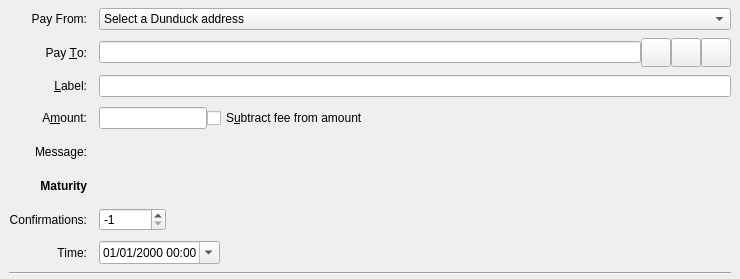
<?xml version="1.0" encoding="UTF-8"?>
<ui version="4.0">
 <class>SendFuturesEntry</class>
 <widget class="QStackedWidget" name="SendFuturesEntry">
  <property name="geometry">
   <rect>
    <x>0</x>
    <y>0</y>
    <width>740</width>
    <height>279</height>
   </rect>
  </property>
  <property name="focusPolicy">
   <enum>Qt::TabFocus</enum>
  </property>
  <property name="autoFillBackground">
   <bool>false</bool>
  </property>
  <widget class="QFrame" name="SendFutures">
   <property name="toolTip">
    <string>This is a future payment.</string>
   </property>
   <property name="frameShape">
    <enum>QFrame::NoFrame</enum>
   </property>
   <layout class="QGridLayout" name="gridLayout">
    <property name="topMargin">
     <number>8</number>
    </property>
    <property name="bottomMargin">
     <number>4</number>
    </property>
    <property name="horizontalSpacing">
     <number>12</number>
    </property>
    <property name="verticalSpacing">
     <number>8</number>
    </property>
    <item row="5" column="0">
     <widget class="QLabel" name="messageLabel">
      <property name="text">
       <string>Message:</string>
      </property>
      <property name="alignment">
       <set>Qt::AlignRight|Qt::AlignTrailing|Qt::AlignVCenter</set>
      </property>
     </widget>
    </item>
    <item row="0" column="0">
     <widget class="QLabel" name="payFromLabel">
      <property name="text">
       <string>Pay From:</string>
      </property>
      <property name="alignment">
       <set>Qt::AlignRight|Qt::AlignTrailing|Qt::AlignVCenter</set>
      </property>
     </widget>
    </item>
    <item row="3" column="1">
     <widget class="QLineEdit" name="addAsLabel">
      <property name="toolTip">
       <string>Enter a label for this address to add it to the list of used addresses</string>
      </property>
     </widget>
    </item>
    <item row="2" column="1">
     <layout class="QHBoxLayout" name="payToLayout">
      <property name="spacing">
       <number>0</number>
      </property>
      <item>
       <widget class="QValidatedLineEdit" name="payTo">
        <property name="toolTip">
         <string>The Dunduck address to send the future payment to</string>
        </property>
       </widget>
      </item>
      <item>
       <widget class="QToolButton" name="addressBookButton">
        <property name="toolTip">
         <string>Choose previously used address</string>
        </property>
        <property name="text">
         <string/>
        </property>
        <property name="iconSize">
         <size>
          <width>22</width>
          <height>22</height>
         </size>
        </property>
        <property name="shortcut">
         <string>Alt+A</string>
        </property>
       </widget>
      </item>
      <item>
       <widget class="QToolButton" name="pasteButton">
        <property name="toolTip">
         <string>Paste address from clipboard</string>
        </property>
        <property name="text">
         <string/>
        </property>
        <property name="iconSize">
         <size>
          <width>22</width>
          <height>22</height>
         </size>
        </property>
        <property name="shortcut">
         <string>Alt+P</string>
        </property>
       </widget>
      </item>
      <item>
       <widget class="QToolButton" name="deleteButton">
        <property name="toolTip">
         <string>Remove this entry</string>
        </property>
        <property name="text">
         <string/>
        </property>
        <property name="iconSize">
         <size>
          <width>22</width>
          <height>22</height>
         </size>
        </property>
       </widget>
      </item>
     </layout>
    </item>
    <item row="2" column="0">
     <widget class="QLabel" name="payToLabel">
      <property name="text">
       <string>Pay &amp;To:</string>
      </property>
      <property name="alignment">
       <set>Qt::AlignRight|Qt::AlignTrailing|Qt::AlignVCenter</set>
      </property>
      <property name="buddy">
       <cstring>payTo</cstring>
      </property>
     </widget>
    </item>
    <item row="0" column="1">
     <layout class="QHBoxLayout" name="futuresControlLayout">
      <item>
       <widget class="QComboBox" name="payFrom">
        <property name="sizePolicy">
         <sizepolicy hsizetype="Expanding" vsizetype="Fixed">
          <horstretch>0</horstretch>
          <verstretch>0</verstretch>
         </sizepolicy>
        </property>
        <property name="toolTip">
         <string>The Dunduck address to fund the future transaction</string>
        </property>
        <property name="currentText">
         <string>Select a Dunduck address</string>
        </property>
        <property name="currentIndex">
         <number>0</number>
        </property>
        <item>
         <property name="text">
          <string>Select a Dunduck address</string>
         </property>
        </item>
       </widget>
      </item>
     </layout>
    </item>
    <item row="8" column="1">
     <layout class="QHBoxLayout" name="horizontalLayout">
      <item>
       <widget class="QSpinBox" name="ftxMaturity">
        <property name="sizePolicy">
         <sizepolicy hsizetype="Maximum" vsizetype="Maximum">
          <horstretch>0</horstretch>
          <verstretch>0</verstretch>
         </sizepolicy>
        </property>
        <property name="toolTip">
         <string>Mature at number confirmations</string>
        </property>
        <property name="minimum">
         <number>-1</number>
        </property>
        <property name="maximum">
         <number>999999999</number>
        </property>
        <property name="value">
         <number>-1</number>
        </property>
       </widget>
      </item>
      <item>
       <spacer name="horizontalSpacer">
        <property name="orientation">
         <enum>Qt::Horizontal</enum>
        </property>
        <property name="sizeHint" stdset="0">
         <size>
          <width>40</width>
          <height>20</height>
         </size>
        </property>
       </spacer>
      </item>
      <item>
       <widget class="QLineEdit" name="ftxLockTimeField">
        <property name="sizePolicy">
         <sizepolicy hsizetype="Ignored" vsizetype="Ignored">
          <horstretch>0</horstretch>
          <verstretch>0</verstretch>
         </sizepolicy>
        </property>
       </widget>
      </item>
     </layout>
    </item>
    <item row="8" column="0">
     <widget class="QLabel" name="ftxMaturityLabel">
      <property name="sizePolicy">
       <sizepolicy hsizetype="Preferred" vsizetype="Preferred">
        <horstretch>0</horstretch>
        <verstretch>0</verstretch>
       </sizepolicy>
      </property>
      <property name="text">
       <string>Confirmations:</string>
      </property>
      <property name="alignment">
       <set>Qt::AlignRight|Qt::AlignTrailing|Qt::AlignVCenter</set>
      </property>
      <property name="margin">
       <number>0</number>
      </property>
     </widget>
    </item>
    <item row="11" column="0" colspan="2">
     <widget class="Line" name="line">
      <property name="orientation">
       <enum>Qt::Horizontal</enum>
      </property>
     </widget>
    </item>
    <item row="4" column="0">
     <widget class="QLabel" name="amountLabel">
      <property name="text">
       <string>A&amp;mount:</string>
      </property>
      <property name="alignment">
       <set>Qt::AlignRight|Qt::AlignTrailing|Qt::AlignVCenter</set>
      </property>
      <property name="buddy">
       <cstring>payAmount</cstring>
      </property>
     </widget>
    </item>
    <item row="7" column="0">
     <widget class="QLabel" name="maturityLabel">
      <property name="font">
       <font>
        <weight>75</weight>
        <bold>true</bold>
       </font>
      </property>
      <property name="text">
       <string>Maturity</string>
      </property>
      <property name="alignment">
       <set>Qt::AlignRight|Qt::AlignTrailing|Qt::AlignVCenter</set>
      </property>
     </widget>
    </item>
    <item row="3" column="0">
     <widget class="QLabel" name="labellLabel">
      <property name="text">
       <string>&amp;Label:</string>
      </property>
      <property name="alignment">
       <set>Qt::AlignRight|Qt::AlignTrailing|Qt::AlignVCenter</set>
      </property>
      <property name="buddy">
       <cstring>addAsLabel</cstring>
      </property>
     </widget>
    </item>
    <item row="5" column="1">
     <widget class="QLabel" name="messageTextLabel">
      <property name="toolTip">
       <string>A message that was attached to the dunduck: URI which will be stored with the transaction for your reference. Note: This message will not be sent over the Dunduck network.</string>
      </property>
      <property name="textFormat">
       <enum>Qt::PlainText</enum>
      </property>
     </widget>
    </item>
    <item row="9" column="1">
     <widget class="QDateTimeEdit" name="ftxLockTime">
      <property name="sizePolicy">
       <sizepolicy hsizetype="Maximum" vsizetype="Maximum">
        <horstretch>0</horstretch>
        <verstretch>0</verstretch>
       </sizepolicy>
      </property>
      <property name="toolTip">
       <string>Mature at date/time.</string>
      </property>
      <property name="currentSection">
       <enum>QDateTimeEdit::MonthSection</enum>
      </property>
      <property name="displayFormat">
       <string>MM/dd/yyyy hh:mm</string>
      </property>
      <property name="calendarPopup">
       <bool>true</bool>
      </property>
     </widget>
    </item>
    <item row="9" column="0">
     <widget class="QLabel" name="ftxLockTimeLabel">
      <property name="sizePolicy">
       <sizepolicy hsizetype="Preferred" vsizetype="Preferred">
        <horstretch>0</horstretch>
        <verstretch>0</verstretch>
       </sizepolicy>
      </property>
      <property name="text">
       <string>Time:</string>
      </property>
      <property name="alignment">
       <set>Qt::AlignRight|Qt::AlignTrailing|Qt::AlignVCenter</set>
      </property>
      <property name="margin">
       <number>0</number>
      </property>
      <property name="indent">
       <number>-1</number>
      </property>
     </widget>
    </item>
    <item row="4" column="1">
     <layout class="QHBoxLayout" name="horizontalLayoutAmount" stretch="0,1">
      <item>
       <widget class="BitcoinAmountField" name="payAmount"/>
      </item>
      <item>
       <widget class="QCheckBox" name="checkboxSubtractFeeFromAmount">
        <property name="sizePolicy">
         <sizepolicy hsizetype="Ignored" vsizetype="Ignored">
          <horstretch>0</horstretch>
          <verstretch>0</verstretch>
         </sizepolicy>
        </property>
        <property name="toolTip">
         <string>The fee will be deducted from the amount being sent. The recipient will receive a lower amount of Dunduck than you enter in the amount field. If multiple recipients are selected, the fee is split equally.</string>
        </property>
        <property name="text">
         <string>S&amp;ubtract fee from amount</string>
        </property>
       </widget>
      </item>
     </layout>
    </item>
   </layout>
  </widget>
  <widget class="QFrame" name="SendCoins_UnauthenticatedPaymentRequest">
   <property name="palette">
    <palette>
     <active>
      <colorrole role="WindowText">
       <brush brushstyle="SolidPattern">
        <color alpha="255">
         <red>0</red>
         <green>0</green>
         <blue>0</blue>
        </color>
       </brush>
      </colorrole>
      <colorrole role="Button">
       <brush brushstyle="SolidPattern">
        <color alpha="255">
         <red>255</red>
         <green>255</green>
         <blue>127</blue>
        </color>
       </brush>
      </colorrole>
      <colorrole role="Light">
       <brush brushstyle="SolidPattern">
        <color alpha="255">
         <red>255</red>
         <green>255</green>
         <blue>255</blue>
        </color>
       </brush>
      </colorrole>
      <colorrole role="Midlight">
       <brush brushstyle="SolidPattern">
        <color alpha="255">
         <red>255</red>
         <green>255</green>
         <blue>191</blue>
        </color>
       </brush>
      </colorrole>
      <colorrole role="Dark">
       <brush brushstyle="SolidPattern">
        <color alpha="255">
         <red>127</red>
         <green>127</green>
         <blue>63</blue>
        </color>
       </brush>
      </colorrole>
      <colorrole role="Mid">
       <brush brushstyle="SolidPattern">
        <color alpha="255">
         <red>170</red>
         <green>170</green>
         <blue>84</blue>
        </color>
       </brush>
      </colorrole>
      <colorrole role="Text">
       <brush brushstyle="SolidPattern">
        <color alpha="255">
         <red>0</red>
         <green>0</green>
         <blue>0</blue>
        </color>
       </brush>
      </colorrole>
      <colorrole role="BrightText">
       <brush brushstyle="SolidPattern">
        <color alpha="255">
         <red>255</red>
         <green>255</green>
         <blue>255</blue>
        </color>
       </brush>
      </colorrole>
      <colorrole role="ButtonText">
       <brush brushstyle="SolidPattern">
        <color alpha="255">
         <red>0</red>
         <green>0</green>
         <blue>0</blue>
        </color>
       </brush>
      </colorrole>
      <colorrole role="Base">
       <brush brushstyle="SolidPattern">
        <color alpha="255">
         <red>255</red>
         <green>255</green>
         <blue>255</blue>
        </color>
       </brush>
      </colorrole>
      <colorrole role="Window">
       <brush brushstyle="SolidPattern">
        <color alpha="255">
         <red>255</red>
         <green>255</green>
         <blue>127</blue>
        </color>
       </brush>
      </colorrole>
      <colorrole role="Shadow">
       <brush brushstyle="SolidPattern">
        <color alpha="255">
         <red>0</red>
         <green>0</green>
         <blue>0</blue>
        </color>
       </brush>
      </colorrole>
      <colorrole role="AlternateBase">
       <brush brushstyle="SolidPattern">
        <color alpha="255">
         <red>255</red>
         <green>255</green>
         <blue>191</blue>
        </color>
       </brush>
      </colorrole>
      <colorrole role="ToolTipBase">
       <brush brushstyle="SolidPattern">
        <color alpha="255">
         <red>255</red>
         <green>255</green>
         <blue>220</blue>
        </color>
       </brush>
      </colorrole>
      <colorrole role="ToolTipText">
       <brush brushstyle="SolidPattern">
        <color alpha="255">
         <red>0</red>
         <green>0</green>
         <blue>0</blue>
        </color>
       </brush>
      </colorrole>
     </active>
     <inactive>
      <colorrole role="WindowText">
       <brush brushstyle="SolidPattern">
        <color alpha="255">
         <red>0</red>
         <green>0</green>
         <blue>0</blue>
        </color>
       </brush>
      </colorrole>
      <colorrole role="Button">
       <brush brushstyle="SolidPattern">
        <color alpha="255">
         <red>255</red>
         <green>255</green>
         <blue>127</blue>
        </color>
       </brush>
      </colorrole>
      <colorrole role="Light">
       <brush brushstyle="SolidPattern">
        <color alpha="255">
         <red>255</red>
         <green>255</green>
         <blue>255</blue>
        </color>
       </brush>
      </colorrole>
      <colorrole role="Midlight">
       <brush brushstyle="SolidPattern">
        <color alpha="255">
         <red>255</red>
         <green>255</green>
         <blue>191</blue>
        </color>
       </brush>
      </colorrole>
      <colorrole role="Dark">
       <brush brushstyle="SolidPattern">
        <color alpha="255">
         <red>127</red>
         <green>127</green>
         <blue>63</blue>
        </color>
       </brush>
      </colorrole>
      <colorrole role="Mid">
       <brush brushstyle="SolidPattern">
        <color alpha="255">
         <red>170</red>
         <green>170</green>
         <blue>84</blue>
        </color>
       </brush>
      </colorrole>
      <colorrole role="Text">
       <brush brushstyle="SolidPattern">
        <color alpha="255">
         <red>0</red>
         <green>0</green>
         <blue>0</blue>
        </color>
       </brush>
      </colorrole>
      <colorrole role="BrightText">
       <brush brushstyle="SolidPattern">
        <color alpha="255">
         <red>255</red>
         <green>255</green>
         <blue>255</blue>
        </color>
       </brush>
      </colorrole>
      <colorrole role="ButtonText">
       <brush brushstyle="SolidPattern">
        <color alpha="255">
         <red>0</red>
         <green>0</green>
         <blue>0</blue>
        </color>
       </brush>
      </colorrole>
      <colorrole role="Base">
       <brush brushstyle="SolidPattern">
        <color alpha="255">
         <red>255</red>
         <green>255</green>
         <blue>255</blue>
        </color>
       </brush>
      </colorrole>
      <colorrole role="Window">
       <brush brushstyle="SolidPattern">
        <color alpha="255">
         <red>255</red>
         <green>255</green>
         <blue>127</blue>
        </color>
       </brush>
      </colorrole>
      <colorrole role="Shadow">
       <brush brushstyle="SolidPattern">
        <color alpha="255">
         <red>0</red>
         <green>0</green>
         <blue>0</blue>
        </color>
       </brush>
      </colorrole>
      <colorrole role="AlternateBase">
       <brush brushstyle="SolidPattern">
        <color alpha="255">
         <red>255</red>
         <green>255</green>
         <blue>191</blue>
        </color>
       </brush>
      </colorrole>
      <colorrole role="ToolTipBase">
       <brush brushstyle="SolidPattern">
        <color alpha="255">
         <red>255</red>
         <green>255</green>
         <blue>220</blue>
        </color>
       </brush>
      </colorrole>
      <colorrole role="ToolTipText">
       <brush brushstyle="SolidPattern">
        <color alpha="255">
         <red>0</red>
         <green>0</green>
         <blue>0</blue>
        </color>
       </brush>
      </colorrole>
     </inactive>
     <disabled>
      <colorrole role="WindowText">
       <brush brushstyle="SolidPattern">
        <color alpha="255">
         <red>127</red>
         <green>127</green>
         <blue>63</blue>
        </color>
       </brush>
      </colorrole>
      <colorrole role="Button">
       <brush brushstyle="SolidPattern">
        <color alpha="255">
         <red>255</red>
         <green>255</green>
         <blue>127</blue>
        </color>
       </brush>
      </colorrole>
      <colorrole role="Light">
       <brush brushstyle="SolidPattern">
        <color alpha="255">
         <red>255</red>
         <green>255</green>
         <blue>255</blue>
        </color>
       </brush>
      </colorrole>
      <colorrole role="Midlight">
       <brush brushstyle="SolidPattern">
        <color alpha="255">
         <red>255</red>
         <green>255</green>
         <blue>191</blue>
        </color>
       </brush>
      </colorrole>
      <colorrole role="Dark">
       <brush brushstyle="SolidPattern">
        <color alpha="255">
         <red>127</red>
         <green>127</green>
         <blue>63</blue>
        </color>
       </brush>
      </colorrole>
      <colorrole role="Mid">
       <brush brushstyle="SolidPattern">
        <color alpha="255">
         <red>170</red>
         <green>170</green>
         <blue>84</blue>
        </color>
       </brush>
      </colorrole>
      <colorrole role="Text">
       <brush brushstyle="SolidPattern">
        <color alpha="255">
         <red>127</red>
         <green>127</green>
         <blue>63</blue>
        </color>
       </brush>
      </colorrole>
      <colorrole role="BrightText">
       <brush brushstyle="SolidPattern">
        <color alpha="255">
         <red>255</red>
         <green>255</green>
         <blue>255</blue>
        </color>
       </brush>
      </colorrole>
      <colorrole role="ButtonText">
       <brush brushstyle="SolidPattern">
        <color alpha="255">
         <red>127</red>
         <green>127</green>
         <blue>63</blue>
        </color>
       </brush>
      </colorrole>
      <colorrole role="Base">
       <brush brushstyle="SolidPattern">
        <color alpha="255">
         <red>255</red>
         <green>255</green>
         <blue>127</blue>
        </color>
       </brush>
      </colorrole>
      <colorrole role="Window">
       <brush brushstyle="SolidPattern">
        <color alpha="255">
         <red>255</red>
         <green>255</green>
         <blue>127</blue>
        </color>
       </brush>
      </colorrole>
      <colorrole role="Shadow">
       <brush brushstyle="SolidPattern">
        <color alpha="255">
         <red>0</red>
         <green>0</green>
         <blue>0</blue>
        </color>
       </brush>
      </colorrole>
      <colorrole role="AlternateBase">
       <brush brushstyle="SolidPattern">
        <color alpha="255">
         <red>255</red>
         <green>255</green>
         <blue>127</blue>
        </color>
       </brush>
      </colorrole>
      <colorrole role="ToolTipBase">
       <brush brushstyle="SolidPattern">
        <color alpha="255">
         <red>255</red>
         <green>255</green>
         <blue>220</blue>
        </color>
       </brush>
      </colorrole>
      <colorrole role="ToolTipText">
       <brush brushstyle="SolidPattern">
        <color alpha="255">
         <red>0</red>
         <green>0</green>
         <blue>0</blue>
        </color>
       </brush>
      </colorrole>
     </disabled>
    </palette>
   </property>
   <property name="toolTip">
    <string>This is an unauthenticated payment request.</string>
   </property>
   <property name="autoFillBackground">
    <bool>true</bool>
   </property>
   <property name="frameShape">
    <enum>QFrame::NoFrame</enum>
   </property>
   <layout class="QGridLayout" name="gridLayout_is">
    <property name="spacing">
     <number>12</number>
    </property>
    <item row="0" column="0">
     <widget class="QLabel" name="payToLabel_is">
      <property name="text">
       <string>Pay To:</string>
      </property>
      <property name="alignment">
       <set>Qt::AlignRight|Qt::AlignTrailing|Qt::AlignVCenter</set>
      </property>
     </widget>
    </item>
    <item row="0" column="1">
     <layout class="QHBoxLayout" name="payToLayout_is">
      <property name="spacing">
       <number>0</number>
      </property>
      <item>
       <widget class="QLabel" name="payTo_is"/>
      </item>
      <item>
       <widget class="QToolButton" name="deleteButton_is">
        <property name="toolTip">
         <string>Remove this entry</string>
        </property>
        <property name="text">
         <string/>
        </property>
       </widget>
      </item>
     </layout>
    </item>
    <item row="1" column="0">
     <widget class="QLabel" name="memoLabel_is">
      <property name="text">
       <string>Memo:</string>
      </property>
      <property name="alignment">
       <set>Qt::AlignRight|Qt::AlignTrailing|Qt::AlignVCenter</set>
      </property>
     </widget>
    </item>
    <item row="1" column="1">
     <widget class="QLabel" name="memoTextLabel_is">
      <property name="textFormat">
       <enum>Qt::PlainText</enum>
      </property>
     </widget>
    </item>
    <item row="2" column="0">
     <widget class="QLabel" name="amountLabel_is">
      <property name="text">
       <string>A&amp;mount:</string>
      </property>
      <property name="alignment">
       <set>Qt::AlignRight|Qt::AlignTrailing|Qt::AlignVCenter</set>
      </property>
      <property name="buddy">
       <cstring>payAmount_is</cstring>
      </property>
     </widget>
    </item>
    <item row="2" column="1">
     <widget class="BitcoinAmountField" name="payAmount_is">
      <property name="acceptDrops">
       <bool>false</bool>
      </property>
     </widget>
    </item>
   </layout>
  </widget>
  <widget class="QFrame" name="SendCoins_AuthenticatedPaymentRequest">
   <property name="palette">
    <palette>
     <active>
      <colorrole role="WindowText">
       <brush brushstyle="SolidPattern">
        <color alpha="255">
         <red>0</red>
         <green>0</green>
         <blue>0</blue>
        </color>
       </brush>
      </colorrole>
      <colorrole role="Button">
       <brush brushstyle="SolidPattern">
        <color alpha="255">
         <red>140</red>
         <green>232</green>
         <blue>119</blue>
        </color>
       </brush>
      </colorrole>
      <colorrole role="Light">
       <brush brushstyle="SolidPattern">
        <color alpha="255">
         <red>230</red>
         <green>255</green>
         <blue>224</blue>
        </color>
       </brush>
      </colorrole>
      <colorrole role="Midlight">
       <brush brushstyle="SolidPattern">
        <color alpha="255">
         <red>185</red>
         <green>243</green>
         <blue>171</blue>
        </color>
       </brush>
      </colorrole>
      <colorrole role="Dark">
       <brush brushstyle="SolidPattern">
        <color alpha="255">
         <red>70</red>
         <green>116</green>
         <blue>59</blue>
        </color>
       </brush>
      </colorrole>
      <colorrole role="Mid">
       <brush brushstyle="SolidPattern">
        <color alpha="255">
         <red>93</red>
         <green>155</green>
         <blue>79</blue>
        </color>
       </brush>
      </colorrole>
      <colorrole role="Text">
       <brush brushstyle="SolidPattern">
        <color alpha="255">
         <red>0</red>
         <green>0</green>
         <blue>0</blue>
        </color>
       </brush>
      </colorrole>
      <colorrole role="BrightText">
       <brush brushstyle="SolidPattern">
        <color alpha="255">
         <red>155</red>
         <green>255</green>
         <blue>147</blue>
        </color>
       </brush>
      </colorrole>
      <colorrole role="ButtonText">
       <brush brushstyle="SolidPattern">
        <color alpha="255">
         <red>0</red>
         <green>0</green>
         <blue>0</blue>
        </color>
       </brush>
      </colorrole>
      <colorrole role="Base">
       <brush brushstyle="SolidPattern">
        <color alpha="255">
         <red>119</red>
         <green>255</green>
         <blue>233</blue>
        </color>
       </brush>
      </colorrole>
      <colorrole role="Window">
       <brush brushstyle="SolidPattern">
        <color alpha="255">
         <red>140</red>
         <green>232</green>
         <blue>119</blue>
        </color>
       </brush>
      </colorrole>
      <colorrole role="Shadow">
       <brush brushstyle="SolidPattern">
        <color alpha="255">
         <red>0</red>
         <green>0</green>
         <blue>0</blue>
        </color>
       </brush>
      </colorrole>
      <colorrole role="AlternateBase">
       <brush brushstyle="SolidPattern">
        <color alpha="255">
         <red>197</red>
         <green>243</green>
         <blue>187</blue>
        </color>
       </brush>
      </colorrole>
      <colorrole role="NoRole">
       <brush brushstyle="SolidPattern">
        <color alpha="255">
         <red>125</red>
         <green>194</green>
         <blue>122</blue>
        </color>
       </brush>
      </colorrole>
      <colorrole role="ToolTipBase">
       <brush brushstyle="SolidPattern">
        <color alpha="255">
         <red>255</red>
         <green>255</green>
         <blue>220</blue>
        </color>
       </brush>
      </colorrole>
      <colorrole role="ToolTipText">
       <brush brushstyle="SolidPattern">
        <color alpha="255">
         <red>0</red>
         <green>0</green>
         <blue>0</blue>
        </color>
       </brush>
      </colorrole>
     </active>
     <inactive>
      <colorrole role="WindowText">
       <brush brushstyle="SolidPattern">
        <color alpha="255">
         <red>0</red>
         <green>0</green>
         <blue>0</blue>
        </color>
       </brush>
      </colorrole>
      <colorrole role="Button">
       <brush brushstyle="SolidPattern">
        <color alpha="255">
         <red>140</red>
         <green>232</green>
         <blue>119</blue>
        </color>
       </brush>
      </colorrole>
      <colorrole role="Light">
       <brush brushstyle="SolidPattern">
        <color alpha="255">
         <red>230</red>
         <green>255</green>
         <blue>224</blue>
        </color>
       </brush>
      </colorrole>
      <colorrole role="Midlight">
       <brush brushstyle="SolidPattern">
        <color alpha="255">
         <red>185</red>
         <green>243</green>
         <blue>171</blue>
        </color>
       </brush>
      </colorrole>
      <colorrole role="Dark">
       <brush brushstyle="SolidPattern">
        <color alpha="255">
         <red>70</red>
         <green>116</green>
         <blue>59</blue>
        </color>
       </brush>
      </colorrole>
      <colorrole role="Mid">
       <brush brushstyle="SolidPattern">
        <color alpha="255">
         <red>93</red>
         <green>155</green>
         <blue>79</blue>
        </color>
       </brush>
      </colorrole>
      <colorrole role="Text">
       <brush brushstyle="SolidPattern">
        <color alpha="255">
         <red>0</red>
         <green>0</green>
         <blue>0</blue>
        </color>
       </brush>
      </colorrole>
      <colorrole role="BrightText">
       <brush brushstyle="SolidPattern">
        <color alpha="255">
         <red>155</red>
         <green>255</green>
         <blue>147</blue>
        </color>
       </brush>
      </colorrole>
      <colorrole role="ButtonText">
       <brush brushstyle="SolidPattern">
        <color alpha="255">
         <red>0</red>
         <green>0</green>
         <blue>0</blue>
        </color>
       </brush>
      </colorrole>
      <colorrole role="Base">
       <brush brushstyle="SolidPattern">
        <color alpha="255">
         <red>119</red>
         <green>255</green>
         <blue>233</blue>
        </color>
       </brush>
      </colorrole>
      <colorrole role="Window">
       <brush brushstyle="SolidPattern">
        <color alpha="255">
         <red>140</red>
         <green>232</green>
         <blue>119</blue>
        </color>
       </brush>
      </colorrole>
      <colorrole role="Shadow">
       <brush brushstyle="SolidPattern">
        <color alpha="255">
         <red>0</red>
         <green>0</green>
         <blue>0</blue>
        </color>
       </brush>
      </colorrole>
      <colorrole role="AlternateBase">
       <brush brushstyle="SolidPattern">
        <color alpha="255">
         <red>197</red>
         <green>243</green>
         <blue>187</blue>
        </color>
       </brush>
      </colorrole>
      <colorrole role="NoRole">
       <brush brushstyle="SolidPattern">
        <color alpha="255">
         <red>125</red>
         <green>194</green>
         <blue>122</blue>
        </color>
       </brush>
      </colorrole>
      <colorrole role="ToolTipBase">
       <brush brushstyle="SolidPattern">
        <color alpha="255">
         <red>255</red>
         <green>255</green>
         <blue>220</blue>
        </color>
       </brush>
      </colorrole>
      <colorrole role="ToolTipText">
       <brush brushstyle="SolidPattern">
        <color alpha="255">
         <red>0</red>
         <green>0</green>
         <blue>0</blue>
        </color>
       </brush>
      </colorrole>
     </inactive>
     <disabled>
      <colorrole role="WindowText">
       <brush brushstyle="SolidPattern">
        <color alpha="255">
         <red>70</red>
         <green>116</green>
         <blue>59</blue>
        </color>
       </brush>
      </colorrole>
      <colorrole role="Button">
       <brush brushstyle="SolidPattern">
        <color alpha="255">
         <red>140</red>
         <green>232</green>
         <blue>119</blue>
        </color>
       </brush>
      </colorrole>
      <colorrole role="Light">
       <brush brushstyle="SolidPattern">
        <color alpha="255">
         <red>230</red>
         <green>255</green>
         <blue>224</blue>
        </color>
       </brush>
      </colorrole>
      <colorrole role="Midlight">
       <brush brushstyle="SolidPattern">
        <color alpha="255">
         <red>185</red>
         <green>243</green>
         <blue>171</blue>
        </color>
       </brush>
      </colorrole>
      <colorrole role="Dark">
       <brush brushstyle="SolidPattern">
        <color alpha="255">
         <red>70</red>
         <green>116</green>
         <blue>59</blue>
        </color>
       </brush>
      </colorrole>
      <colorrole role="Mid">
       <brush brushstyle="SolidPattern">
        <color alpha="255">
         <red>93</red>
         <green>155</green>
         <blue>79</blue>
        </color>
       </brush>
      </colorrole>
      <colorrole role="Text">
       <brush brushstyle="SolidPattern">
        <color alpha="255">
         <red>70</red>
         <green>116</green>
         <blue>59</blue>
        </color>
       </brush>
      </colorrole>
      <colorrole role="BrightText">
       <brush brushstyle="SolidPattern">
        <color alpha="255">
         <red>155</red>
         <green>255</green>
         <blue>147</blue>
        </color>
       </brush>
      </colorrole>
      <colorrole role="ButtonText">
       <brush brushstyle="SolidPattern">
        <color alpha="255">
         <red>70</red>
         <green>116</green>
         <blue>59</blue>
        </color>
       </brush>
      </colorrole>
      <colorrole role="Base">
       <brush brushstyle="SolidPattern">
        <color alpha="255">
         <red>140</red>
         <green>232</green>
         <blue>119</blue>
        </color>
       </brush>
      </colorrole>
      <colorrole role="Window">
       <brush brushstyle="SolidPattern">
        <color alpha="255">
         <red>140</red>
         <green>232</green>
         <blue>119</blue>
        </color>
       </brush>
      </colorrole>
      <colorrole role="Shadow">
       <brush brushstyle="SolidPattern">
        <color alpha="255">
         <red>0</red>
         <green>0</green>
         <blue>0</blue>
        </color>
       </brush>
      </colorrole>
      <colorrole role="AlternateBase">
       <brush brushstyle="SolidPattern">
        <color alpha="255">
         <red>140</red>
         <green>232</green>
         <blue>119</blue>
        </color>
       </brush>
      </colorrole>
      <colorrole role="NoRole">
       <brush brushstyle="SolidPattern">
        <color alpha="255">
         <red>125</red>
         <green>194</green>
         <blue>122</blue>
        </color>
       </brush>
      </colorrole>
      <colorrole role="ToolTipBase">
       <brush brushstyle="SolidPattern">
        <color alpha="255">
         <red>255</red>
         <green>255</green>
         <blue>220</blue>
        </color>
       </brush>
      </colorrole>
      <colorrole role="ToolTipText">
       <brush brushstyle="SolidPattern">
        <color alpha="255">
         <red>0</red>
         <green>0</green>
         <blue>0</blue>
        </color>
       </brush>
      </colorrole>
     </disabled>
    </palette>
   </property>
   <property name="toolTip">
    <string>This is an authenticated payment request.</string>
   </property>
   <property name="autoFillBackground">
    <bool>true</bool>
   </property>
   <property name="frameShape">
    <enum>QFrame::NoFrame</enum>
   </property>
   <layout class="QGridLayout" name="gridLayout_s">
    <property name="spacing">
     <number>12</number>
    </property>
    <item row="0" column="0">
     <widget class="QLabel" name="payToLabel_s">
      <property name="text">
       <string>Pay To:</string>
      </property>
      <property name="alignment">
       <set>Qt::AlignRight|Qt::AlignTrailing|Qt::AlignVCenter</set>
      </property>
     </widget>
    </item>
    <item row="0" column="1">
     <layout class="QHBoxLayout" name="payToLayout_s">
      <property name="spacing">
       <number>0</number>
      </property>
      <item>
       <widget class="QLabel" name="payTo_s">
        <property name="textFormat">
         <enum>Qt::PlainText</enum>
        </property>
       </widget>
      </item>
      <item>
       <widget class="QToolButton" name="deleteButton_s">
        <property name="toolTip">
         <string>Remove this entry</string>
        </property>
        <property name="text">
         <string/>
        </property>
       </widget>
      </item>
     </layout>
    </item>
    <item row="1" column="0">
     <widget class="QLabel" name="memoLabel_s">
      <property name="text">
       <string>Memo:</string>
      </property>
      <property name="alignment">
       <set>Qt::AlignRight|Qt::AlignTrailing|Qt::AlignVCenter</set>
      </property>
     </widget>
    </item>
    <item row="1" column="1">
     <widget class="QLabel" name="memoTextLabel_s">
      <property name="textFormat">
       <enum>Qt::PlainText</enum>
      </property>
     </widget>
    </item>
    <item row="2" column="0">
     <widget class="QLabel" name="amountLabel_s">
      <property name="text">
       <string>A&amp;mount:</string>
      </property>
      <property name="alignment">
       <set>Qt::AlignRight|Qt::AlignTrailing|Qt::AlignVCenter</set>
      </property>
      <property name="buddy">
       <cstring>payAmount_s</cstring>
      </property>
     </widget>
    </item>
    <item row="2" column="1">
     <widget class="BitcoinAmountField" name="payAmount_s">
      <property name="acceptDrops">
       <bool>false</bool>
      </property>
     </widget>
    </item>
   </layout>
  </widget>
 </widget>
 <customwidgets>
  <customwidget>
   <class>QValidatedLineEdit</class>
   <extends>QLineEdit</extends>
   <header>qt/qvalidatedlineedit.h</header>
  </customwidget>
  <customwidget>
   <class>BitcoinAmountField</class>
   <extends>QLineEdit</extends>
   <header>qt/bitcoinamountfield.h</header>
   <container>1</container>
  </customwidget>
 </customwidgets>
 <tabstops>
  <tabstop>payTo</tabstop>
  <tabstop>addressBookButton</tabstop>
  <tabstop>pasteButton</tabstop>
  <tabstop>deleteButton</tabstop>
  <tabstop>addAsLabel</tabstop>
  <tabstop>payAmount</tabstop>
  <tabstop>payAmount_is</tabstop>
  <tabstop>deleteButton_is</tabstop>
  <tabstop>payAmount_s</tabstop>
  <tabstop>deleteButton_s</tabstop>
 </tabstops>
 <resources>
  <include location="../dunduck.qrc"/>
 </resources>
 <connections/>
</ui>
